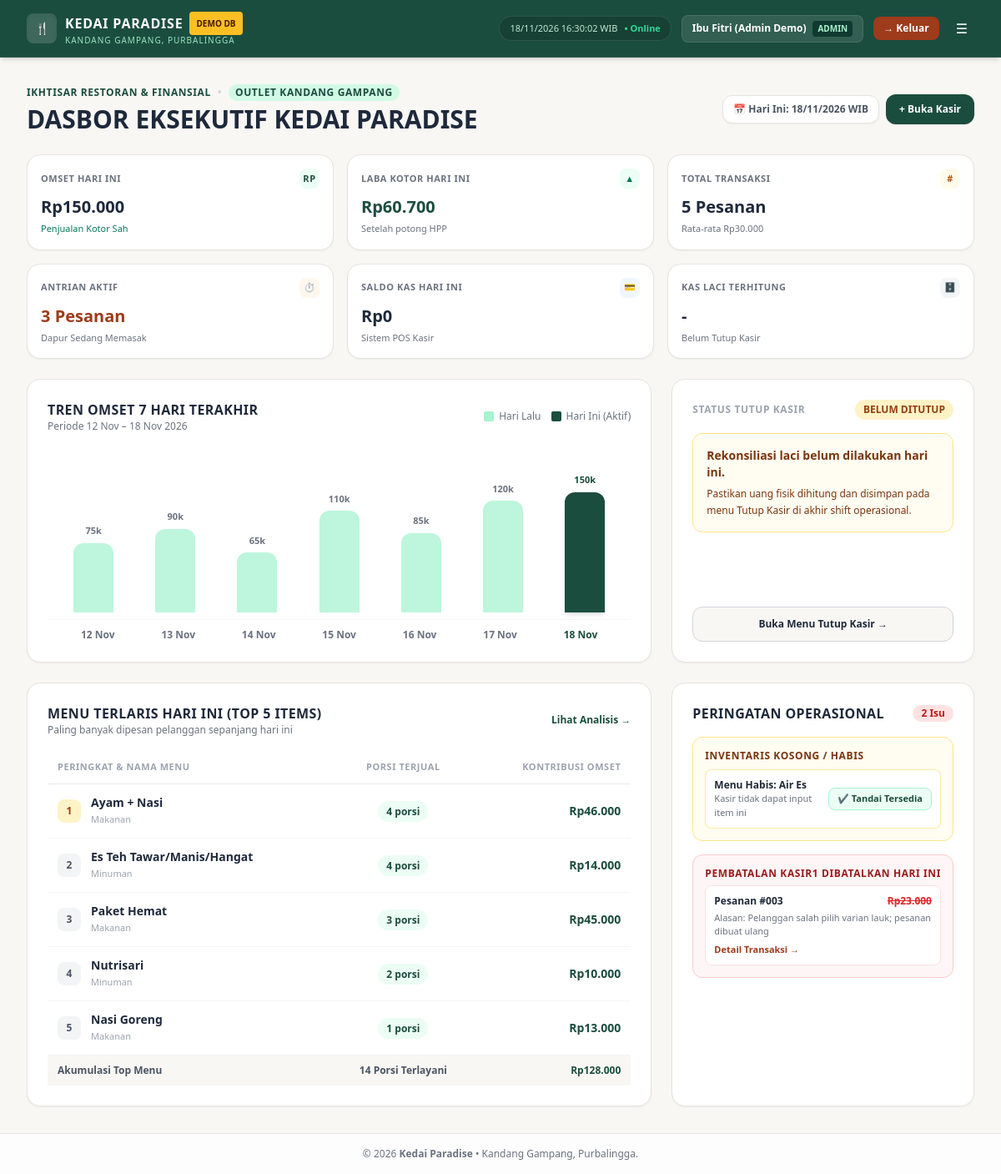
The page /project/kedai_paradise/dashboard.php (signed in) on the database its author committed.
### tables this page shows
CREATE TABLE `menu` (
  `menu_id`    INT           NOT NULL AUTO_INCREMENT,
  `name`       VARCHAR(100)  NOT NULL,
  `category`   VARCHAR(30)   NOT NULL DEFAULT 'Makanan',
  `price`      INT           NOT NULL DEFAULT 0,
  `cost_price` INT           NOT NULL DEFAULT 0,
  `photo`      VARCHAR(100)  NULL,
  `available`  TINYINT(1)    NOT NULL DEFAULT 1,
  `status`     TINYINT(1)    NOT NULL DEFAULT 1,
  PRIMARY KEY (`menu_id`),
  KEY `idx_menu_category` (`category`),
  CONSTRAINT `chk_menu_price` CHECK (`price` >= 0),
  CONSTRAINT `chk_menu_cost`  CHECK (`cost_price` >= 0)
);

CREATE TABLE `transactions` (
  `transaction_id`   INT          NOT NULL AUTO_INCREMENT,
  `order_no`         INT          NOT NULL,
  `date`             DATETIME     NOT NULL DEFAULT CURRENT_TIMESTAMP,
  `table_no`         VARCHAR(10)  NOT NULL,
  `method`           ENUM('cash','qris') NOT NULL,
  `total`            INT          NOT NULL,
  `paid`             INT          NOT NULL,
  `change_due`       INT          NOT NULL DEFAULT 0,
  `status`           ENUM('processing','completed','void') NOT NULL DEFAULT 'processing',
  `completed_at`     DATETIME     NULL,
  `duration_seconds` INT          NULL,
  `total_cost`       INT          NOT NULL DEFAULT 0,
  `gross_profit`     INT          NOT NULL DEFAULT 0,
  `alloc_restock`    INT          NOT NULL DEFAULT 0,
  `alloc_operating`  INT          NOT NULL DEFAULT 0,
  `alloc_profit`     INT          NOT NULL DEFAULT 0,
  `user_id`          INT          NOT NULL,
  `order_date`       DATE GENERATED ALWAYS AS (DATE(`date`)) STORED,
  `void_reason`      VARCHAR(255) NULL,
  `voided_at`        DATETIME     NULL,
  `voided_by`        INT          NULL,
  PRIMARY KEY (`transaction_id`),
  UNIQUE KEY `uq_order_no_per_day` (`order_date`, `order_no`),
  KEY `idx_transactions_date` (`date`),
  KEY `idx_transactions_order_date` (`order_date`),
  KEY `idx_transactions_user` (`user_id`),
  KEY `idx_transactions_voided_by` (`voided_by`),
  CONSTRAINT `fk_transactions_user` FOREIGN KEY (`user_id`) REFERENCES `users` (`user_id`) ON UPDATE CASCADE ON DELETE RESTRICT,
  CONSTRAINT `fk_transactions_voided_by` FOREIGN KEY (`voided_by`) REFERENCES `users` (`user_id`) ON UPDATE CASCADE ON DELETE RESTRICT,
  CONSTRAINT `chk_trx_total` CHECK (`total` >= 0),
  CONSTRAINT `chk_trx_paid`  CHECK (`paid` >= `total`),
  CONSTRAINT `chk_trx_void`  CHECK (`status` <> 'void' OR (`void_reason` IS NOT NULL AND CHAR_LENGTH(`void_reason`) >= 3 AND `voided_at` IS NOT NULL))
);

### project/kedai_paradise/dashboard.php (the view, shortened to what the rows shown need)
<?php
$role = $_SESSION['role'] ?? 'cashier';
$today = date('Y-m-d');
$pdo = db();
if ($role === 'admin') {
    $stmtTop = $pdo->prepare("SELECT m.menu_id, m.name, m.category, SUM(o.quantity) as qty_sold, SUM(o.subtotal) as revenue
                              FROM orders o
                              JOIN transactions t ON o.transaction_id = t.transaction_id
                              JOIN menu m ON o.menu_id = m.menu_id
                              WHERE t.status <> 'void' AND t.order_date = :today
                              GROUP BY m.menu_id, m.name, m.category
                              ORDER BY qty_sold DESC, revenue DESC
                              LIMIT 5");
    $stmtTop->execute(['today' => $today]);
    $topItems = $stmtTop->fetchAll();
    $soldOutItems = $pdo->query("SELECT menu_id, name FROM menu WHERE status = 1 AND available = 0")->fetchAll();
    $stmtVoid = $pdo->prepare("SELECT COUNT(*) as cnt, COALESCE(SUM(total), 0) as val
                               FROM transactions t
                               WHERE t.status = 'void' AND t.order_date = :today");
    $stmtVoid->execute(['today' => $today]);
    $voidToday = $stmtVoid->fetch();
    $stmtLastVoid = $pdo->prepare("SELECT order_no, total, void_reason FROM transactions WHERE status = 'void' AND order_date = :today ORDER BY voided_at DESC LIMIT 1");
    $stmtLastVoid->execute(['today' => $today]);
    $lastVoidOrder = $stmtLastVoid->fetch();
}
include __DIR__ . '/includes/layout_header.php';
?>
<?php if ($role === 'admin'):
?>
<div class="space-y-6">
    <div class="flex flex-col sm:flex-row justify-between items-start sm:items-center gap-4">
        <div>
            <h1 class="text-2xl sm:text-3xl font-extrabold text-[#1E293B] mt-1">DASBOR EKSEKUTIF KEDAI PARADISE</h1>
        </div>
    </div>
    <div class="grid grid-cols-1 lg:grid-cols-3 gap-6">
        <div class="lg:col-span-2 bg-white p-6 rounded-2xl shadow-sm border border-[#E6E4DD] flex flex-col justify-between">
            <div class="flex flex-wrap items-center justify-between gap-2 mb-4">
                <div>
                    <h2 class="font-extrabold text-base text-[#1E293B] uppercase tracking-wide">Tren Omset 7 Hari Terakhir</h2>
                </div>
            </div>
        </div>
    </div>
    <div class="grid grid-cols-1 lg:grid-cols-3 gap-6">
        <div class="lg:col-span-2 bg-white p-6 rounded-2xl shadow-sm border border-[#E6E4DD]">
            <div class="flex justify-between items-center mb-4">
                <div>
                    <h2 class="font-extrabold text-base text-[#1E293B] uppercase tracking-wide">Menu Terlaris Hari Ini (Top 5 Items)</h2>
                </div>
            </div>
            <div class="overflow-x-auto">
                <table class="w-full text-left border-collapse text-sm">
                    <thead>
                        <tr class="border-b border-gray-200 text-[11px] font-bold uppercase tracking-wider text-gray-400">
                            <th class="py-2.5 px-3">Peringkat &amp; Nama Menu</th>
                            <th class="py-2.5 px-3 text-center">Porsi Terjual</th>
                            <th class="py-2.5 px-3 text-right">Kontribusi Omset</th>
                        </tr>
                    </thead>
                    <tbody class="divide-y divide-gray-100">
                        <?php if (empty($topItems)): ?>
                            <tr><td colspan="3" class="py-8 text-center text-gray-400 text-xs">Belum ada penjualan tercatat hari ini.</td></tr>
                        <?php else:
                            foreach ($topItems as $idx => $item):
                                $rank = $idx + 1;
                        ?>
                            <tr class="hover:bg-[#F8F7F4]/60">
                                <td class="py-3 px-3 flex items-center gap-3">
                                    <span class="w-7 h-7 rounded-lg font-extrabold text-xs flex items-center justify-center <?= $rank === 1 ? 'bg-amber-100 text-amber-800' : 'bg-gray-100 text-gray-600' ?>">
                                        <?= $rank ?>
                                    </span>
                                    <div>
                                        <div class="font-bold text-[#1E293B]"><?= e($item['name']) ?></div>
                                        <div class="text-[11px] text-gray-400"><?= e($item['category']) ?></div>
                                    </div>
                                </td>
                                <td class="py-3 px-3 text-center">
                                    <span class="bg-emerald-50 text-[#1B4D3E] font-bold text-xs px-2.5 py-1 rounded-full">
                                        <?= (int)$item['qty_sold'] ?> porsi
                                    </span>
                                </td>
                                <td class="py-3 px-3 text-right font-extrabold text-[#1B4D3E]">
                                    <?= formatRupiah((int)$item['revenue']) ?>
                                </td>
                            </tr>
                        <?php endforeach; ?>
                        <?php endif; ?>
                    </tbody>
                </table>
            </div>
        </div>
        <div class="bg-white p-6 rounded-2xl shadow-sm border border-[#E6E4DD] space-y-4">
            <div class="flex items-center justify-between">
                <h2 class="font-extrabold text-base text-[#1E293B] uppercase tracking-wide">Peringatan Operasional</h2>
            </div>
            <div class="p-3.5 rounded-xl border <?= empty($soldOutItems) ? 'bg-emerald-50/50 border-emerald-200' : 'bg-amber-50/70 border-amber-200' ?> space-y-2">
                <?php if (empty($soldOutItems)): ?>
                    <p class="text-xs text-emerald-700">Seluruh menu aktif berstatus Tersedia.</p>
                <?php else: ?>
                    <?php foreach ($soldOutItems as $so): ?>
                        <div class="flex items-center justify-between gap-2 bg-white p-2.5 rounded-lg border border-amber-200/80">
                            <div>
                                <div class="text-xs font-bold text-gray-800">Menu Habis: <?= e($so['name']) ?></div>
                                <div class="text-[11px] text-gray-500">Kasir tidak dapat input item ini</div>
                            </div>
                            <button type="button" onclick="quickMarkAvailable(<?= (int)$so['menu_id'] ?>)"
                                    class="bg-emerald-50 hover:bg-emerald-100 text-[#1B4D3E] border border-emerald-200 text-[11px] font-bold px-2.5 py-1 rounded-lg whitespace-nowrap">
                                &#10004; Tandai Tersedia
                            </button>
                        </div>
                    <?php endforeach; ?>
                <?php endif; ?>
            </div>
            <div class="p-3.5 rounded-xl border <?= (int)$voidToday['cnt'] > 0 ? 'bg-red-50/70 border-red-200' : 'bg-gray-50 border-gray-200' ?> space-y-1.5">
                <?php if ($lastVoidOrder): ?>
                    <div class="bg-white p-2.5 rounded-lg border border-red-100 text-xs space-y-1">
                        <div class="flex justify-between font-bold text-gray-800">
                            <span>Pesanan #<?= str_pad((string)$lastVoidOrder['order_no'], 3, '0', STR_PAD_LEFT) ?></span>
                            <span class="text-red-600 line-through"><?= formatRupiah((int)$lastVoidOrder['total']) ?></span>
                        </div>
                        <p class="text-[11px] text-gray-500">Alasan: <?= e($lastVoidOrder['void_reason']) ?></p>
                        <a href="history.php?status=void" class="inline-block text-[11px] font-bold text-[#9E3B1B] hover:underline pt-0.5">Detail Transaksi &rarr;</a>
                    </div>
                <?php else: ?>
                    <p class="text-xs text-gray-500">Tidak ada transaksi yang dibatalkan hari ini.</p>
                <?php endif; ?>
            </div>
        </div>
    </div>
</div>
<?php endif; ?>
<?php include __DIR__ . '/includes/layout_footer.php'; ?>

### rows shown on the page
menu: rank "1", name "Ayam + Nasi", category "Makanan", qty_sold "4", revenue "Rp46.000"
menu: rank "2", name "Es Teh Tawar/Manis/Hangat", category "Minuman", qty_sold "4", revenue "Rp14.000"
menu: rank "3", name "Paket Hemat", category "Makanan", qty_sold "3", revenue "Rp45.000"
menu: rank "4", name "Nutrisari", category "Minuman", qty_sold "2", revenue "Rp10.000"
menu: rank "5", name "Nasi Goreng", category "Makanan", qty_sold "1", revenue "Rp13.000"
menu: name "Air Es"
transactions: order_no "003", total "Rp23.000", void_reason "Pelanggan salah pilih varian lauk; pesanan dibuat ulang"

### other values the page prints
$name "Ibu Fitri (Admin Demo)"
t('role_' . $role) "ADMIN"
t('js_logout') "Keluar"
formatRupiah((int)$todayStats['total_revenue']) "Rp150.000"
formatRupiah((int)$todayStats['total_gross_profit']) "Rp60.700"
$totalOrdersToday "5"
formatRupiah($avgOrderVal) "Rp30.000"
$activeQueueCount "3"
formatRupiah($todayCashBalance) "Rp0"
$chartData[0]['label'] "12 Nov"
$chartData[6]['label'] "18 Nov"
$shortK "75k"
$shortK "90k"
$shortK "65k"
$shortK "110k"
